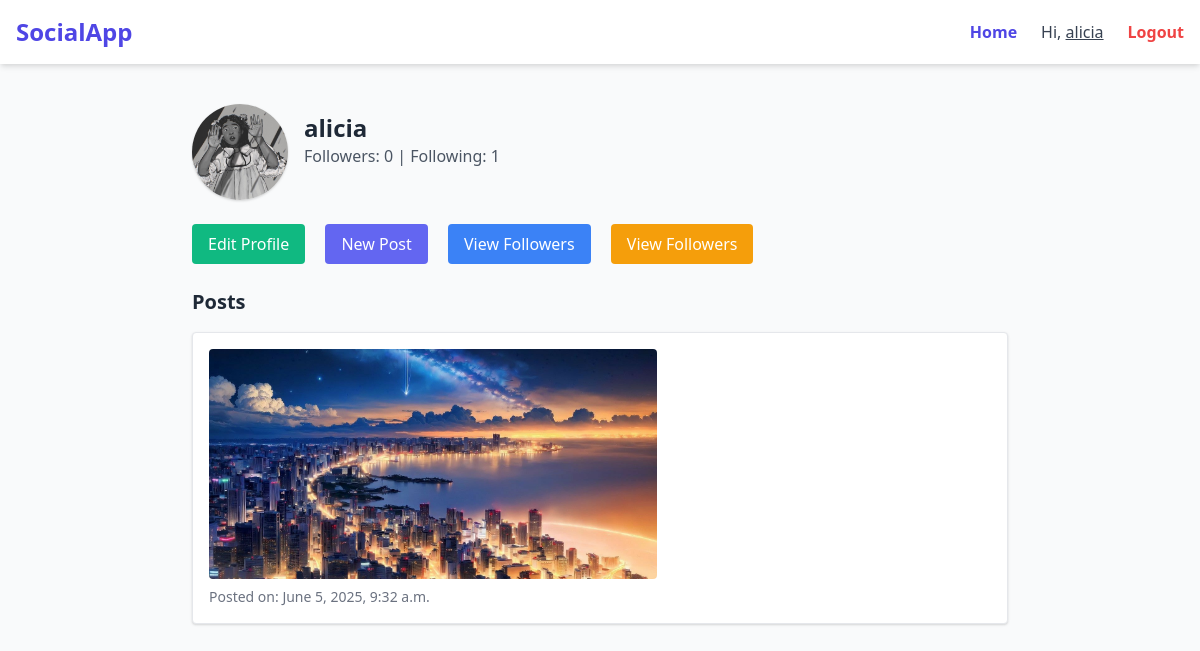
/myapp/profile/1/ (signed in), run on the app's committed database.
### myapp/models.py (models this page shows, shortened)
class User(AbstractUser):
    profile_picture = models.ImageField(upload_to='profles/', null = True, blank = True)
    bio = models.TextField(blank= True)

class Profile(models.Model):
    user = models.OneToOneField(User, on_delete=models.CASCADE)
    bio = models.TextField(blank=True)
    profile_picture = models.ImageField(upload_to='profile/', blank=True, null=True)
    followers = models.ManyToManyField(User, related_name='profile_following', blank=True)
    following = models.ManyToManyField('self' ,symmetrical=False, related_name='following_profiles', blank=True)

class Post(models.Model):
    author = models.ForeignKey(User,related_name='posts', on_delete=models.CASCADE)
    content = models.TextField()
    image = models.ImageField(upload_to='posts/', null = True , blank = True)
    hashtags = models.CharField(max_length=255, blank = True)
    created_at = models.DateTimeField(auto_now_add=True)
    liked_by = models.ManyToManyField(User, related_name='liked_posts', blank=True)
    disliked_by = models.ManyToManyField(User, related_name='disliked_posts', blank=True)

### myapp/views.py (the view, shortened to what this page needs)
# urls.py: path('profile/<int:user_id>/', ProfileView.as_view(), name='profile'),
class ProfileView(LoginRequiredMixin, View):
    def get(self, request, user_id):
        user_obj = get_object_or_404(User, id=user_id)
        profile = get_object_or_404(Profile, user=user_obj)
        form = ProfileForm(instance=profile)
        posts = Post.objects.filter(author=user_obj).order_by('-created_at')  # fixed here
        followers = Follow.objects.filter(following=user_obj)
        following = Follow.objects.filter(follower=user_obj)
        is_own_profile = request.user.id == user_id
        is_following = followers.filter(follower=request.user).exists()
        context = {
            'profile': profile,
            'form': form,
            'posts': posts,
            'followers': followers,
            'following': following,
            'is_own_profile': is_own_profile,
            'is_following': is_following,
            'user_obj': user_obj,
        }
        return render(request, 'profile.html', context)

### myapp/templates/profile.html (shortened to what this page needs)
{% extends 'base.html' %}
{% block content %}
<div class="max-w-4xl mx-auto p-4">
  <div class="flex items-center gap-4 mb-6">
    {% if profile.profile_picture %}
      <img src="{{ profile.profile_picture.url }}" alt="Profile Pic" class="w-24 h-24 rounded-full object-cover shadow">
    {% else %}
      <div class="w-24 h-24 rounded-full bg-gray-300 flex items-center justify-center text-gray-600 text-xl">
        {{ profile.user.username|slice:":1" }}
      </div>
    {% endif %}
    <div>
      <h2 class="text-2xl font-bold">{{ profile.user.username }}</h2>
      <p class="text-gray-600">Followers: {{ followers.count }} | Following: {{ following.count }}</p>
      <br>
    </div>
  </div>
  {% if is_own_profile %}
    <button id="editProfileBtn" class="bg-green-500 text-white px-4 py-2 rounded hover:bg-green-600 mb-6">
      Edit Profile
    </button>
    <a href="{% url 'posts' %}" class="bg-indigo-500 text-white px-4 py-2 rounded hover:bg-indigo-600 mb-6 ml-4 inline-block">
        New Post
      </a>
      <a href="{% url 'followers_list' profile.user.username %}" class="bg-blue-500 text-white px-4 py-2 rounded hover:bg-blue-600 mb-6 ml-4 inline-block">
      View Followers
   </a>
   <a href="{% url 'following_list' profile.user.username %}" class="bg-yellow-500 text-white px-4 py-2 rounded hover:bg-yellow-600 mb-6 ml-4 inline-block">
    View Followers
 </a>
  {% endif %}
  <div>
    <h3 class="text-xl font-semibold mb-4">Posts</h3>
    {% for post in posts %}
      <div class="mb-6 p-4 border rounded shadow bg-white">
        {% if post.image %}
          <img src="{{ post.image.url }}" alt="Post Image" class="w-full max-w-md rounded mb-2">
        {% endif %}
        <p class="text-sm text-gray-500">Posted on: {{ post.created_at }}</p>
      </div>
    {% empty %}
      <p class="text-gray-500">No posts yet.</p>
    {% endfor %}
  </div>
</div>
{% endblock %}

### myapp/templates/base.html (shortened to what this page needs)
{% load static %}
<!DOCTYPE html>
<html lang="en">
<head>
    <link href="https://cdn.jsdelivr.net/npm/tailwindcss/dist/tailwind.min.css" rel="stylesheet" />
</head>
<body class="bg-gray-50 text-gray-800">
    <nav class="bg-white p-4 shadow-md flex justify-between items-center">
        <a href=" " class="text-2xl font-extrabold text-indigo-600 hover:text-indigo-800">SocialApp</a>
        {% if user.is_authenticated %}
        <div class="flex items-center space-x-6">
            <a href="{% url 'feed' %}" class="text-indigo-600 hover:text-indigo-800 font-semibold">Home</a>
            <span class="text-gray-700 font-medium">Hi, <a href="{% url 'profile' user.id %}" class="underline hover:text-indigo-600">{{ user.username }}</a></span>
            <a href="{% url 'login' %}" class="text-red-500 hover:text-red-700 font-semibold">Logout</a>
        </div>
        {% else %}
            <a href="{% url 'login' %}" class="text-indigo-600 hover:text-indigo-800 font-semibold">Login</a>
        {% endif %}
    </nav>
    <main class="max-w-4xl mx-auto p-6">
        {% block content %}
        {% endblock %}
    </main>
</body>
</html>

### data on the page
User: username "alicia"
Profile: profile_picture (picture), user.username "alicia"
Post: image (picture), created_at "June 5, 2025, 9:32 a.m."

### other printed values
{{ followers.count }} "0"
{{ following.count }} "1"
